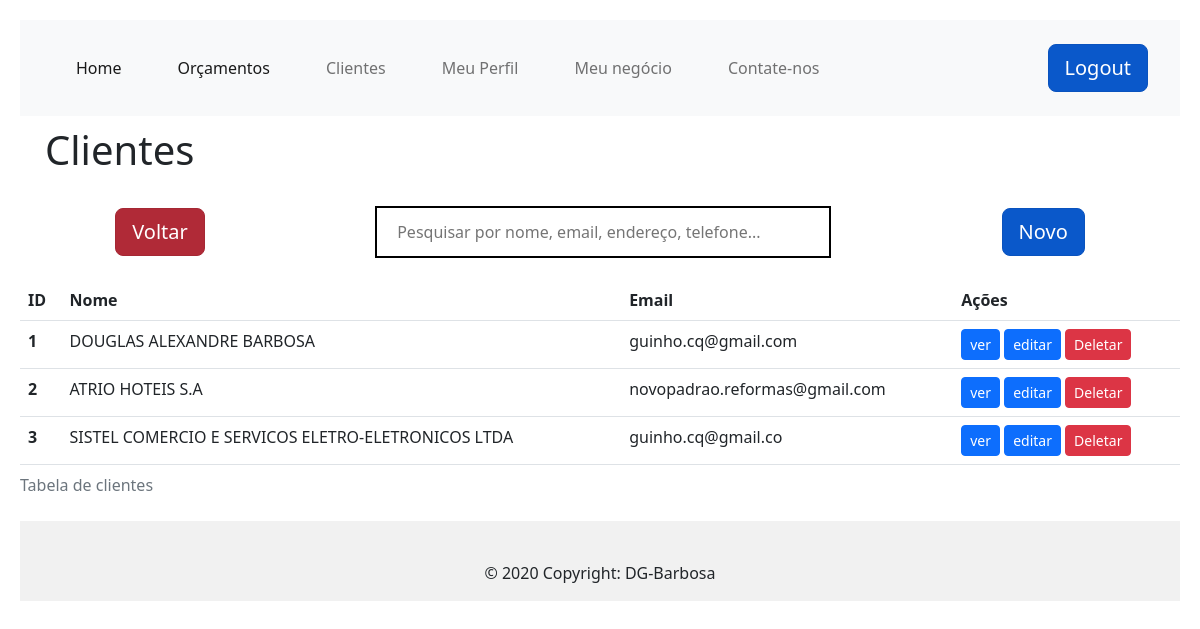
Page /clients (signed in) on the earlier database version.
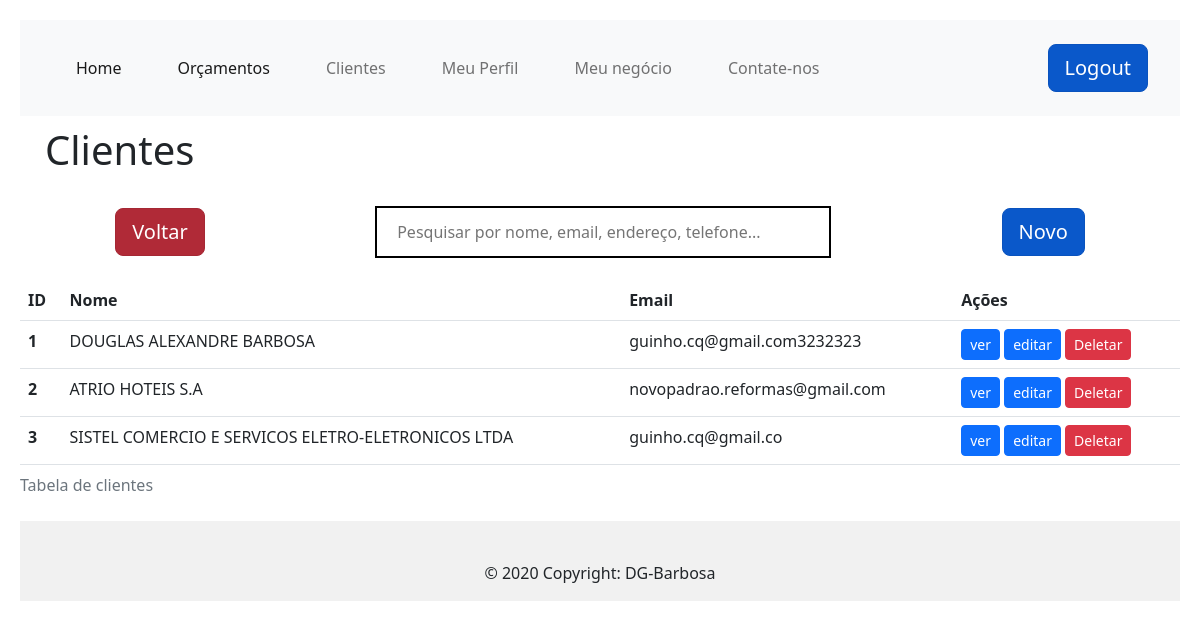
Same page on the later database version.
### app/models/tables.py (models this page shows, shortened)
class Clients(db.Model):
    _tablename__ = "clients"
    id = db.Column(db.Integer, primary_key=True, autoincrement=True)
    name = db.Column(db.String(150))
    email = db.Column(db.String, unique=True)
    address = db.Column(db.String)
    phone = db.Column(db.String)
    phone2 = db.Column(db.String)

### app/controllers/default.py (the view)
@app.route("/clients", methods=['GET'])
def clients():
    clients = Clients.query.all()
    return render_template(
        "clients.html",
        title="Clientes", clients=clients)

### app/controllers/default.py (called while the page is built)
@lm.user_loader
def load_user(id):
    return User.query.filter_by(id=id).first()

### app/models/tables.py (called while the page is built)
    @property
    def is_authenticated(self):
        return True

### app/templates/clients.html (shortened to what this page needs)
{% extends "base.html" %}
{% block conteudo %}
<h1 style="margin-left: 15px;padding: 10px">Clientes</h1>
<div style="display: flex; justify-content:space-around; align-items:center; margin: 10px;">
  <div >
    <input type="reset" class="btn btn-danger btn-lg active" name="voltar" onclick="history.back()" value="Voltar">
  </div>
  <input type="text" id="myInput" style="
      background-image: url('https://img.icons8.com/search');
      background-position:right;
      background-repeat: no-repeat;
      background-size:5%;
      width: 40%; font-size: 16px;
      padding: 12px 20px 12px;
      border: 2px solid rgb(0, 0, 0);
      margin-bottom: 12px;
      margin-top: 12px;
      justify-content: center" onkeyup="myFunction()"
    placeholder="Pesquisar por nome, email, endereço, telefone...">
  <div>
    <a href="{{ url_for('cadastro_clientes') }}" class="btn btn-primary btn-lg active" role="button"
      aria-pressed="true">Novo</a>
  </div>
</div>
<div>
  <table class="table" id="myTable">
    <caption>Tabela de clientes</caption>
    <thead class="thead-dark">
      <tr>
        <th scope="col">ID</th>
        <th scope="col">Nome</th>
        <th scope="col">Email</th>
        <th scope="col">Ações</th>
      </tr>
    </thead>
    <tbody id="body">
      <tr>
        {% for client in clients %}
        <th scope="row">{{ client.id }}</th>
        <td>{{ client.name }}</td>
        <td>{{ client.email }}</td>
        <td>
          <a href="/viewClient/{{ client.id }}">
            <input type="button" class="btn btn-primary btn-sm" value="ver">
          </a>
          <a href="/edit/{{ client.id }}">
            <input type="button" class="btn btn-primary btn-sm" value="editar">
          </a>
          <a href="/delete/{{client.id}}">
            <input type="button" class="btn btn-danger btn-sm"  value="Deletar" />
          </a>
        </td>
      </tr>
      {% endfor %}
    </tbody>
  </table>
</div>
{% endblock %}

### app/templates/base.html (shortened to what this page needs)
<!doctype html>
<html lang="pt-br">
<head>
  <link rel=stylesheet type=text/css href="{{ url_for('static', filename='css/style.css') }}">
  <link href="https://cdn.jsdelivr.net/npm/bootstrap@5.2.3/dist/css/bootstrap.min.css" rel="stylesheet"
>
</head>
<body>
  <nav class="navbar navbar-expand-lg bg-light">
    <div class="container-fluid">
      <div class="collapse navbar-collapse" id="navbarNav">
        <ul class="navbar-nav">
          <li class="nav-item">
            <a class="nav-link active" aria-current="page" href="/">Home</a>
          </li>
          <li class="nav-item">
            <a class="nav-link active" aria-current="page" href="/orcamentos">Orçamentos</a>
          </li>
          <li class="nav-item">
            <a class="nav-link" href="/clients">Clientes</a>
          </li>
          <li class="nav-item">
            <a class="nav-link" href="/edit_user">Meu Perfil</a>
          </li>
          <li class="nav-item">
            <a class="nav-link" href="/negocio">Meu negócio</a>
          </li>
          <li class="nav-item">
            <a class="nav-link" href="/contatos">Contate-nos</a>
          </li>
        </ul>
        <div class="login">
          {% if current_user.is_authenticated %}
          <a href="{{ url_for('logout') }}" class="btn btn-primary btn-lg active" role="button"
            aria-pressed="true">Logout</a>
          {% else %}
          <a href="{{ url_for('login') }}" class="btn btn-primary btn-lg active" role="button"
            aria-pressed="true">Login</a>
          <a href="{{ url_for('cadastro_user') }}" class="btn btn-secondary btn-lg active" role="button" aria-pressed="true">Inscrever-se</a>
          {% endif %}
        </div>
      </div>
    </div>
  </nav>
  {% if current_user.is_authenticated %}
  <div>
    {% block conteudo %}
    {% endblock %}
  </div>
  {% endif %}
  <footer class="text-center text-white" style="background-color: #f1f1f1;">
    <div class="container pt-4">
      <div class="text-center text-dark p-3">
        © 2020 Copyright: DG-Barbosa
      </div>
  </footer>
</body>
</html>

### app/static/css/style.css (style rules this page uses)
body { padding: 20px; background-color: black; }
.nav-item { padding: 20px; }
a:link { text-decoration: none; }
.login { margin-left: 200px; }
#myInput { background-image: url('/css/searchicon.png'); background-position: 10px 12px; background-repeat: no-repeat; width: 100%; font-size: 16px; padding: 12px 20px 12px 40px; border: 1px solid #ddd; margin-bottom: 12px; }

Differences in the rows shown:
changed Clients "DOUGLAS ALEXANDRE BARBOSA": email "guinho.cq@gmail.com" → "guinho.cq@gmail.com3232323"
